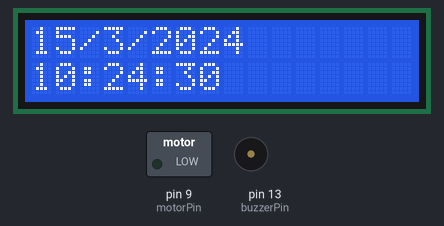
A sketch run on a simulated Arduino Uno, built with avr-gcc and run on an emulated ATmega328P. On the bench: 16×2 character LCD, switched loads named in the sketch (green lamp = pin HIGH), buzzer (waves = sounding, pin HIGH). The local clock reads 2024-03-15 10:24:30 at power-on unless the sketch sets it.

Above: at 0.1 s.
At 4.1 s:
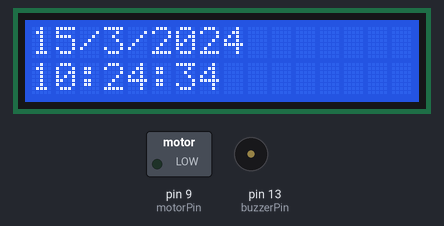
At 9.2 s:
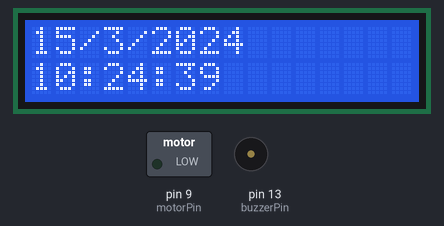
At 19.2 s:
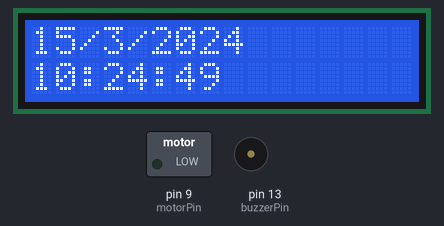
At 28.3 s:
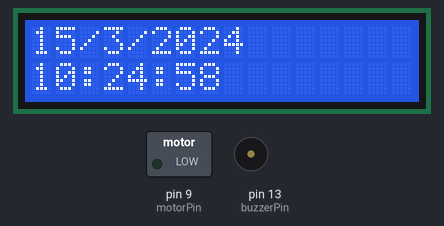
At 38.4 s:
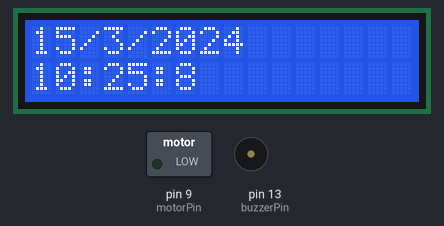

The sketch:

Alarm_Kurma_Kod_.ino
```cpp
#include <LiquidCrystal.h>                              //LCD kütüphanemizi başlatıyoruz.
#include <virtuabotixRTC.h>                             //RTC kütüphanemizi ekliyoruz.
int buzzerPin=13;
int CLK_PIN = 6;                                        //6. pini clock pini olarak tanımladık
int DAT_PIN = 7;                                        //7. pini data pini olarak tanımladık
int RST_PIN = 8;                                        //8. pini reset pini olarak tanımladık.
virtuabotixRTC myRTC(CLK_PIN, DAT_PIN, RST_PIN);        // Kütüphanemizi pinlere atıyoruz.4
int rs = 12, en = 11, d4 = 5, d5 = 4, d6 = 3, d7 = 2;   //LCD'nin pin değişkenlerini tanımlıyoruz.
LiquidCrystal lcd(rs, en, d4, d5, d6, d7);              //LCD'nin pin bağlantılarını ayarlıyoruz.
int motorPin=9;
void setup() {
  lcd.begin(16, 2); //LCD ekranımızın en-boy oranını ayarlıyoruz.
  pinMode(buzzerPin, OUTPUT); //buzzerı çıkış olarak tanıtıyoruz
  pinMode(motorPin, OUTPUT);  //motoru çıkış olarak tanıtıyoruz
}
void loop() {

  myRTC.updateTime();                                 //RTC'den zamanı okuyoruz

  lcd.clear();                                        //Başlamadan önce ekranı temizliyoruz.
  lcd.setCursor(0, 0);                                //Ekranın ilk satır ilk sütunundan yazmaya başlıyoruz.
  lcd.print(myRTC.dayofmonth);                       //Günü ekrana bastırıyoruz.
  lcd.print("/");
  lcd.print(myRTC.month);                            //Ayı ekrana bastırıyoruz.
  lcd.print("/");
  lcd.print(myRTC.year);                             //Yılı ekrana bastırıyoruz
  lcd.setCursor(0, 1);                             //LCD'nin 2. satır 1. sütunundan yazmaya başlıyoruz.
  lcd.print(myRTC.hours);                           //Saati ekrana bastırıyoruz.
  lcd.print(":");
  lcd.print(myRTC.minutes);                          //Dakikayi ekrana bastırıyoruz.
  lcd.print(":");
  lcd.print(myRTC.seconds);                            //Saniyeyi ekrana bastırıyoruz.
  delay(1000);                                      //1 saniye bekleme.
if(myRTC.hours==23 && myRTC.minutes==49)   //alarm vermesini istediğimiz zamanı giryoruz
{
while(myRTC.minutes<51)               // alarm dakikası kaçta bitiyorsa o dakikayı yazıyorum ve o dakikaya kadar çalışıyor
{
 lcd.clear();                                          //Saati ekrandan temizliyoruz.
  lcd.setCursor(0, 0);
lcd.print("UYANMA ZAMANI");
 analogWrite(motorPin, 200); //motoru çalıştırıyor
 digitalWrite(buzzerPin, HIGH);   // buzzerı açıyoruz
  delay(2000);
  digitalWrite(buzzerPin, LOW);    // buzzerı kapıyoruz
 delay(1000);
  //motoru çalıştırıyor
  myRTC.updateTime(); //YAZMAZSAM Sınırsız çalıyor (sebebi; her dönmede zamanı okuyor bitiş zamanında döngüden çıkarıyor)
 }
}
else
{
analogWrite(motorPin, 0); //alarmın çıkışında motoru kapatıyoruz
  }
}
```

Measured:
- what the display in image 1 shows lasts 1.0 s, from 4.1 s to 5.1 s
